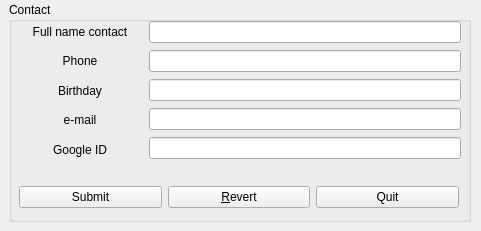
<?xml version="1.0" encoding="UTF-8"?>
<ui version="4.0">
 <class>Form</class>
 <widget class="QWidget" name="Form">
  <property name="geometry">
   <rect>
    <x>0</x>
    <y>0</y>
    <width>481</width>
    <height>231</height>
   </rect>
  </property>
  <property name="windowTitle">
   <string>Editing contact</string>
  </property>
  <widget class="QGroupBox" name="gb_contact_inf">
   <property name="geometry">
    <rect>
     <x>9</x>
     <y>2</y>
     <width>462</width>
     <height>220</height>
    </rect>
   </property>
   <property name="title">
    <string>Contact</string>
   </property>
   <widget class="QWidget" name="verticalLayoutWidget">
    <property name="geometry">
     <rect>
      <x>10</x>
      <y>18</y>
      <width>122</width>
      <height>141</height>
     </rect>
    </property>
    <layout class="QVBoxLayout" name="verticalLayout">
     <item>
      <widget class="QLabel" name="label">
       <property name="text">
        <string>Full name contact</string>
       </property>
       <property name="alignment">
        <set>Qt::AlignCenter</set>
       </property>
      </widget>
     </item>
     <item>
      <widget class="QLabel" name="label_2">
       <property name="text">
        <string>Phone</string>
       </property>
       <property name="alignment">
        <set>Qt::AlignCenter</set>
       </property>
      </widget>
     </item>
     <item>
      <widget class="QLabel" name="label_3">
       <property name="text">
        <string>Birthday</string>
       </property>
       <property name="alignment">
        <set>Qt::AlignCenter</set>
       </property>
      </widget>
     </item>
     <item>
      <widget class="QLabel" name="label_4">
       <property name="frameShape">
        <enum>QFrame::NoFrame</enum>
       </property>
       <property name="text">
        <string>e-mail</string>
       </property>
       <property name="alignment">
        <set>Qt::AlignCenter</set>
       </property>
      </widget>
     </item>
     <item>
      <widget class="QLabel" name="label_5">
       <property name="text">
        <string>Google ID</string>
       </property>
       <property name="alignment">
        <set>Qt::AlignCenter</set>
       </property>
      </widget>
     </item>
    </layout>
   </widget>
   <widget class="QWidget" name="verticalLayoutWidget_2">
    <property name="geometry">
     <rect>
      <x>140</x>
      <y>18</y>
      <width>312</width>
      <height>141</height>
     </rect>
    </property>
    <layout class="QVBoxLayout" name="verticalLayout_2">
     <item>
      <widget class="QLineEdit" name="le_full_name">
       <property name="enabled">
        <bool>true</bool>
       </property>
      </widget>
     </item>
     <item>
      <widget class="QLineEdit" name="le_phone">
       <property name="enabled">
        <bool>true</bool>
       </property>
      </widget>
     </item>
     <item>
      <widget class="QLineEdit" name="le_birthday">
       <property name="enabled">
        <bool>true</bool>
       </property>
      </widget>
     </item>
     <item>
      <widget class="QLineEdit" name="le_email">
       <property name="enabled">
        <bool>true</bool>
       </property>
      </widget>
     </item>
     <item>
      <widget class="QLineEdit" name="le_id_google">
       <property name="enabled">
        <bool>true</bool>
       </property>
      </widget>
     </item>
    </layout>
   </widget>
   <widget class="QWidget" name="horizontalLayoutWidget">
    <property name="geometry">
     <rect>
      <x>10</x>
      <y>180</y>
      <width>440</width>
      <height>30</height>
     </rect>
    </property>
    <layout class="QHBoxLayout" name="horizontalLayout">
     <item>
      <widget class="QPushButton" name="b_submit">
       <property name="text">
        <string>Submit</string>
       </property>
      </widget>
     </item>
     <item>
      <widget class="QPushButton" name="b_revert">
       <property name="text">
        <string>&amp;Revert</string>
       </property>
      </widget>
     </item>
     <item>
      <widget class="QPushButton" name="b_quit">
       <property name="text">
        <string>Quit</string>
       </property>
      </widget>
     </item>
    </layout>
   </widget>
  </widget>
 </widget>
 <resources/>
 <connections/>
</ui>
